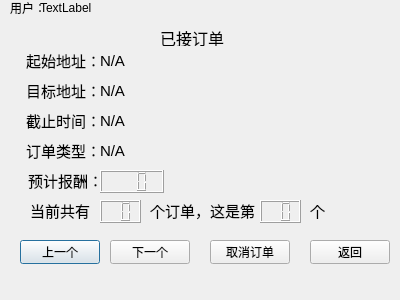
<?xml version="1.0" encoding="UTF-8"?>
<ui version="4.0">
 <class>message_view</class>
 <widget class="QDialog" name="message_view">
  <property name="geometry">
   <rect>
    <x>0</x>
    <y>0</y>
    <width>400</width>
    <height>300</height>
   </rect>
  </property>
  <property name="windowTitle">
   <string>Dialog</string>
  </property>
  <widget class="QLabel" name="label">
   <property name="geometry">
    <rect>
     <x>160</x>
     <y>30</y>
     <width>71</width>
     <height>16</height>
    </rect>
   </property>
   <property name="font">
    <font>
     <pointsize>12</pointsize>
    </font>
   </property>
   <property name="text">
    <string>已接订单</string>
   </property>
  </widget>
  <widget class="QLabel" name="label_2">
   <property name="geometry">
    <rect>
     <x>23</x>
     <y>50</y>
     <width>81</width>
     <height>20</height>
    </rect>
   </property>
   <property name="font">
    <font>
     <pointsize>11</pointsize>
    </font>
   </property>
   <property name="layoutDirection">
    <enum>Qt::LeftToRight</enum>
   </property>
   <property name="text">
    <string>起始地址：</string>
   </property>
   <property name="alignment">
    <set>Qt::AlignCenter</set>
   </property>
  </widget>
  <widget class="QLabel" name="label_3">
   <property name="geometry">
    <rect>
     <x>23</x>
     <y>80</y>
     <width>81</width>
     <height>20</height>
    </rect>
   </property>
   <property name="font">
    <font>
     <pointsize>11</pointsize>
    </font>
   </property>
   <property name="text">
    <string>目标地址：</string>
   </property>
   <property name="alignment">
    <set>Qt::AlignCenter</set>
   </property>
  </widget>
  <widget class="QLabel" name="label_4">
   <property name="geometry">
    <rect>
     <x>23</x>
     <y>110</y>
     <width>81</width>
     <height>20</height>
    </rect>
   </property>
   <property name="font">
    <font>
     <pointsize>11</pointsize>
    </font>
   </property>
   <property name="text">
    <string>截止时间：</string>
   </property>
   <property name="alignment">
    <set>Qt::AlignCenter</set>
   </property>
  </widget>
  <widget class="QLabel" name="label_5">
   <property name="geometry">
    <rect>
     <x>20</x>
     <y>170</y>
     <width>91</width>
     <height>20</height>
    </rect>
   </property>
   <property name="font">
    <font>
     <pointsize>11</pointsize>
    </font>
   </property>
   <property name="text">
    <string>预计报酬：</string>
   </property>
   <property name="alignment">
    <set>Qt::AlignCenter</set>
   </property>
  </widget>
  <widget class="QLabel" name="label_6">
   <property name="geometry">
    <rect>
     <x>23</x>
     <y>140</y>
     <width>81</width>
     <height>20</height>
    </rect>
   </property>
   <property name="font">
    <font>
     <pointsize>11</pointsize>
    </font>
   </property>
   <property name="text">
    <string>订单类型：</string>
   </property>
   <property name="alignment">
    <set>Qt::AlignCenter</set>
   </property>
  </widget>
  <widget class="QLabel" name="from">
   <property name="geometry">
    <rect>
     <x>100</x>
     <y>50</y>
     <width>291</width>
     <height>21</height>
    </rect>
   </property>
   <property name="font">
    <font>
     <pointsize>11</pointsize>
    </font>
   </property>
   <property name="text">
    <string>N/A</string>
   </property>
  </widget>
  <widget class="QLabel" name="to">
   <property name="geometry">
    <rect>
     <x>100</x>
     <y>80</y>
     <width>281</width>
     <height>21</height>
    </rect>
   </property>
   <property name="font">
    <font>
     <pointsize>11</pointsize>
    </font>
   </property>
   <property name="text">
    <string>N/A</string>
   </property>
  </widget>
  <widget class="QLabel" name="ddl">
   <property name="geometry">
    <rect>
     <x>100</x>
     <y>110</y>
     <width>281</width>
     <height>21</height>
    </rect>
   </property>
   <property name="font">
    <font>
     <pointsize>11</pointsize>
    </font>
   </property>
   <property name="text">
    <string>N/A</string>
   </property>
  </widget>
  <widget class="QLabel" name="type">
   <property name="geometry">
    <rect>
     <x>100</x>
     <y>140</y>
     <width>271</width>
     <height>21</height>
    </rect>
   </property>
   <property name="font">
    <font>
     <pointsize>11</pointsize>
    </font>
   </property>
   <property name="text">
    <string>N/A</string>
   </property>
  </widget>
  <widget class="QLabel" name="label_7">
   <property name="geometry">
    <rect>
     <x>30</x>
     <y>200</y>
     <width>71</width>
     <height>21</height>
    </rect>
   </property>
   <property name="font">
    <font>
     <pointsize>11</pointsize>
    </font>
   </property>
   <property name="text">
    <string>当前共有</string>
   </property>
  </widget>
  <widget class="QLCDNumber" name="total">
   <property name="geometry">
    <rect>
     <x>100</x>
     <y>200</y>
     <width>41</width>
     <height>23</height>
    </rect>
   </property>
   <property name="digitCount">
    <number>2</number>
   </property>
  </widget>
  <widget class="QLabel" name="iii">
   <property name="geometry">
    <rect>
     <x>150</x>
     <y>200</y>
     <width>171</width>
     <height>21</height>
    </rect>
   </property>
   <property name="font">
    <font>
     <pointsize>11</pointsize>
    </font>
   </property>
   <property name="text">
    <string>个订单，这是第</string>
   </property>
  </widget>
  <widget class="QLCDNumber" name="No_">
   <property name="geometry">
    <rect>
     <x>260</x>
     <y>200</y>
     <width>41</width>
     <height>23</height>
    </rect>
   </property>
   <property name="digitCount">
    <number>2</number>
   </property>
  </widget>
  <widget class="QLabel" name="label_9">
   <property name="geometry">
    <rect>
     <x>310</x>
     <y>200</y>
     <width>54</width>
     <height>21</height>
    </rect>
   </property>
   <property name="font">
    <font>
     <pointsize>11</pointsize>
    </font>
   </property>
   <property name="text">
    <string>个</string>
   </property>
  </widget>
  <widget class="QPushButton" name="pushButton">
   <property name="geometry">
    <rect>
     <x>20</x>
     <y>240</y>
     <width>80</width>
     <height>24</height>
    </rect>
   </property>
   <property name="text">
    <string>上一个</string>
   </property>
  </widget>
  <widget class="QPushButton" name="pushButton_2">
   <property name="geometry">
    <rect>
     <x>110</x>
     <y>240</y>
     <width>80</width>
     <height>24</height>
    </rect>
   </property>
   <property name="text">
    <string>下一个</string>
   </property>
  </widget>
  <widget class="QPushButton" name="pushButton_3">
   <property name="geometry">
    <rect>
     <x>310</x>
     <y>240</y>
     <width>80</width>
     <height>24</height>
    </rect>
   </property>
   <property name="text">
    <string>返回</string>
   </property>
  </widget>
  <widget class="QLabel" name="label_10">
   <property name="geometry">
    <rect>
     <x>10</x>
     <y>0</y>
     <width>31</width>
     <height>16</height>
    </rect>
   </property>
   <property name="text">
    <string>用户：</string>
   </property>
  </widget>
  <widget class="QLabel" name="label_12">
   <property name="geometry">
    <rect>
     <x>40</x>
     <y>0</y>
     <width>54</width>
     <height>16</height>
    </rect>
   </property>
   <property name="text">
    <string>TextLabel</string>
   </property>
  </widget>
  <widget class="QLCDNumber" name="reward">
   <property name="geometry">
    <rect>
     <x>100</x>
     <y>170</y>
     <width>64</width>
     <height>23</height>
    </rect>
   </property>
   <property name="digitCount">
    <number>3</number>
   </property>
  </widget>
  <widget class="QPushButton" name="pushButton_4">
   <property name="geometry">
    <rect>
     <x>210</x>
     <y>240</y>
     <width>80</width>
     <height>24</height>
    </rect>
   </property>
   <property name="text">
    <string>取消订单</string>
   </property>
  </widget>
 </widget>
 <resources/>
 <connections/>
</ui>
